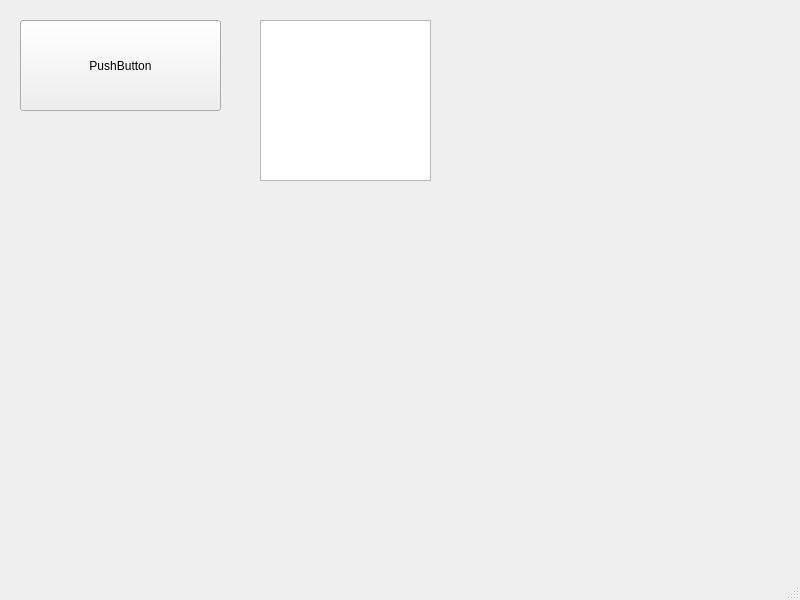
<?xml version="1.0" encoding="UTF-8"?>
<ui version="4.0">
 <class>MainWindow</class>
 <widget class="QMainWindow" name="MainWindow">
  <property name="geometry">
   <rect>
    <x>0</x>
    <y>0</y>
    <width>800</width>
    <height>600</height>
   </rect>
  </property>
  <property name="windowTitle">
   <string>MainWindow</string>
  </property>
  <widget class="QWidget" name="centralwidget">
   <widget class="QPushButton" name="my_button">
    <property name="geometry">
     <rect>
      <x>20</x>
      <y>20</y>
      <width>201</width>
      <height>91</height>
     </rect>
    </property>
    <property name="text">
     <string>PushButton</string>
    </property>
   </widget>
   <widget class="QPlainTextEdit" name="plainTextEdit">
    <property name="geometry">
     <rect>
      <x>260</x>
      <y>20</y>
      <width>171</width>
      <height>161</height>
     </rect>
    </property>
    <property name="lineWrapMode">
     <enum>QPlainTextEdit::WidgetWidth</enum>
    </property>
   </widget>
  </widget>
  <widget class="QMenuBar" name="menubar">
   <property name="geometry">
    <rect>
     <x>0</x>
     <y>0</y>
     <width>800</width>
     <height>20</height>
    </rect>
   </property>
  </widget>
  <widget class="QStatusBar" name="statusbar"/>
 </widget>
 <resources/>
 <connections/>
</ui>
